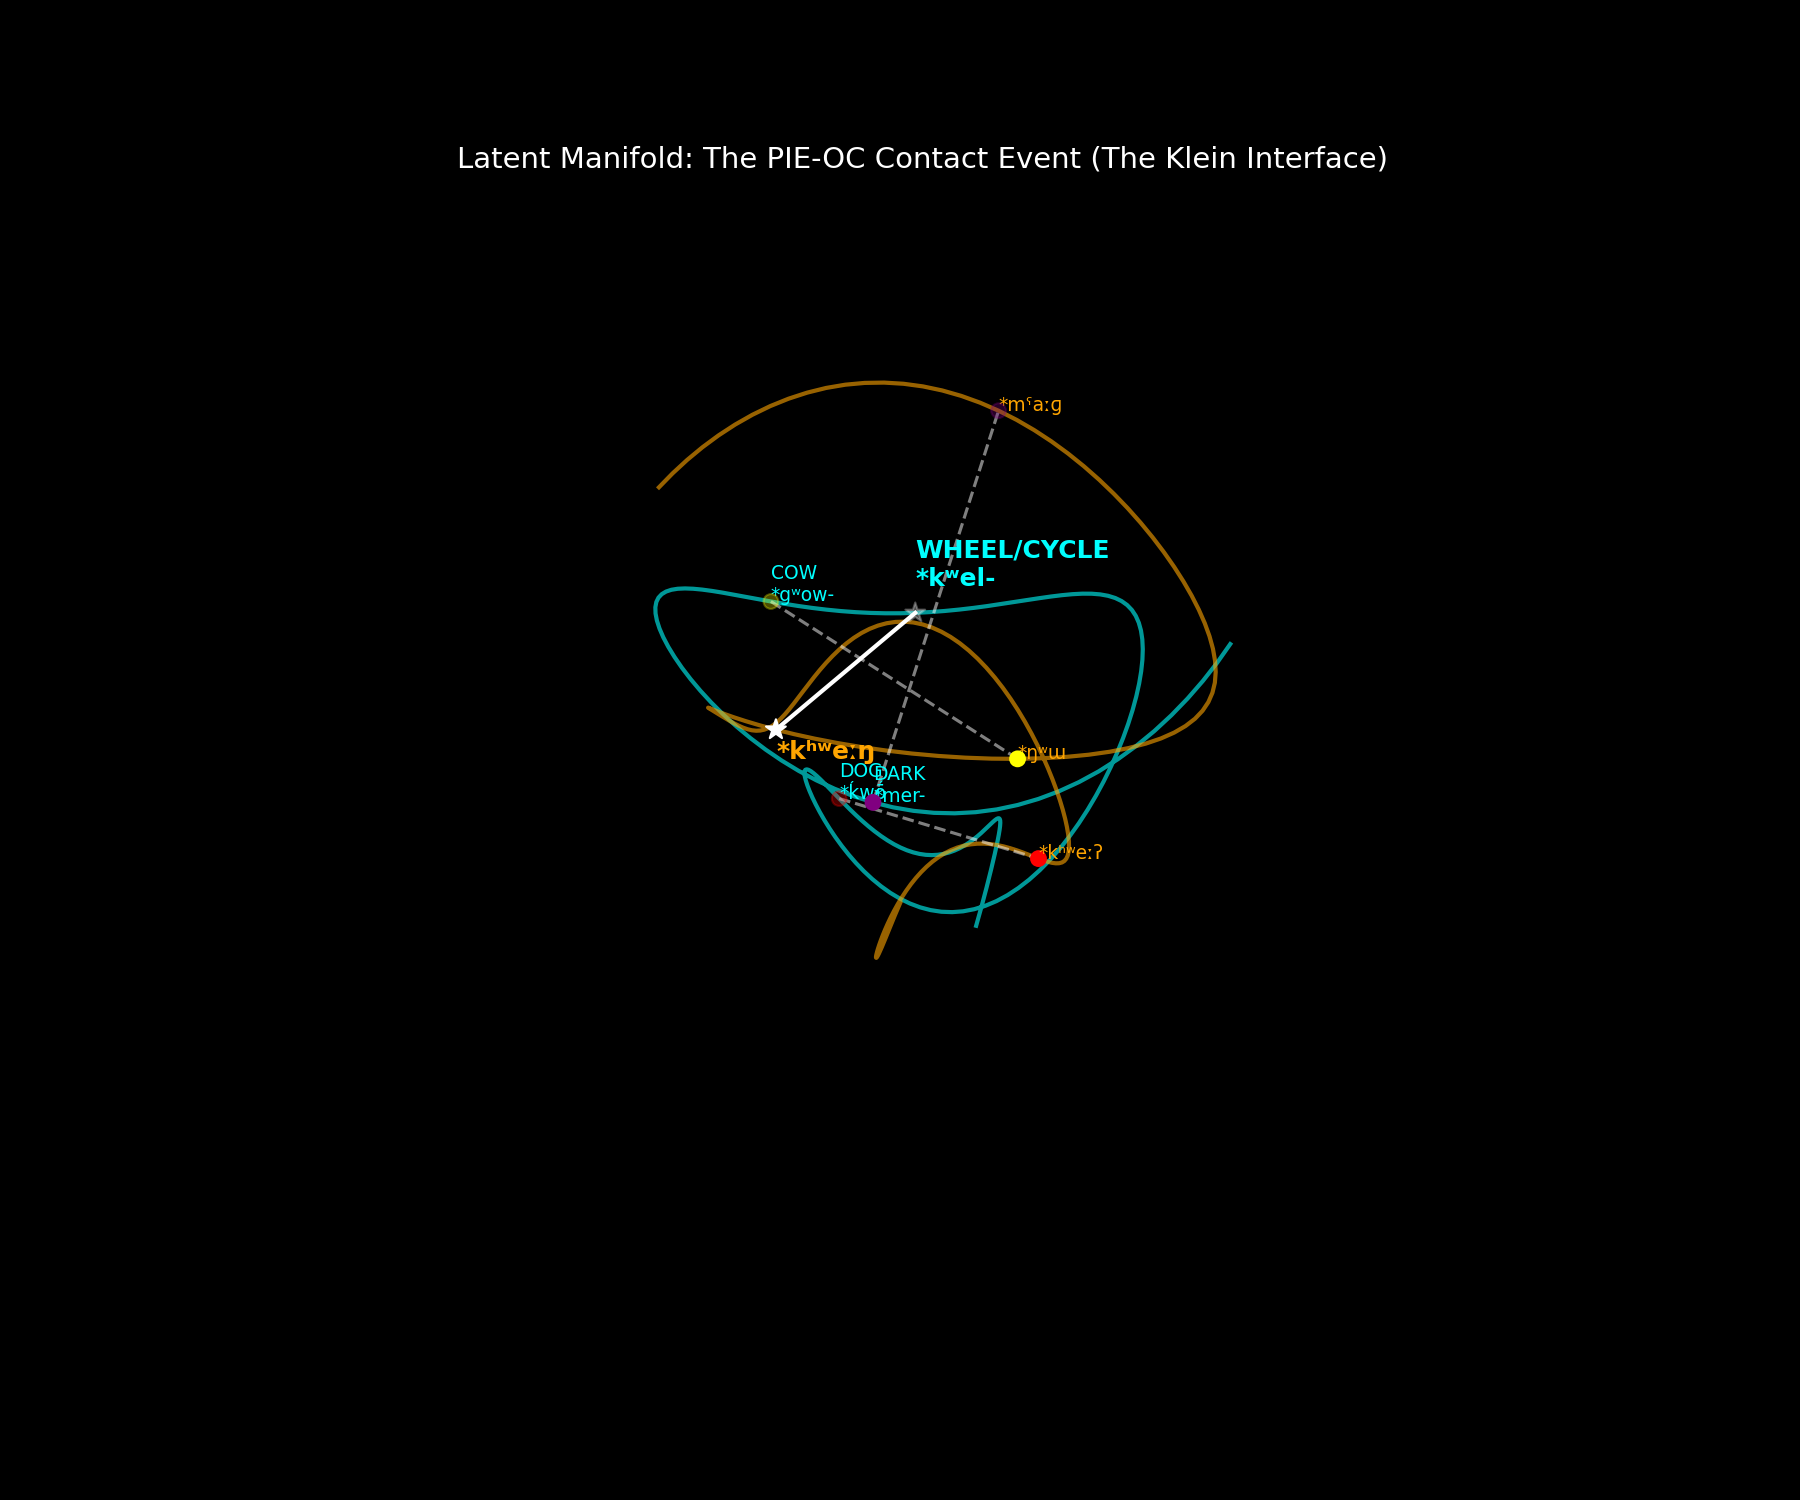

Write Python code to recreate this figure.
import matplotlib.pyplot as plt
import numpy as np
from mpl_toolkits.mplot3d import Axes3D

def generate_manifold_data():
    # 模拟潜在空间中的两条演化轨迹：一条来自西方草原 (PIE)，一条来自东方黄河 (OC)
    # 使用参数方程模拟 "双螺旋 + 克莱因瓶颈" 的拓扑结构
    
    t = np.linspace(0, 4 * np.pi, 200)
    
    # PIE 轨迹 (蓝色)：更加扩张，代表游牧的扩散性
    x_pie = (t + 2) * np.cos(t)
    y_pie = (t + 2) * np.sin(t)
    z_pie = t + np.sin(2 * t) * 2 # 增加一些震荡
    
    # OC 轨迹 (红色)：相对收敛，但受到 PIE 引力牵引
    # 关键：在特定相位 (t_contact) 与 PIE 发生 "接触"
    phase_shift = np.pi # 初始相位差
    
    # 在 t 接近接触点时，相位差缩小，模拟 "借词/同源" 的引力透镜效应
    contact_t = 2.5 * np.pi
    interaction = np.exp(-0.5 * (t - contact_t)**2) * 2.0 # 接触时的引力强度
    
    x_oc = (t + 2) * np.cos(t + phase_shift - interaction * 0.5) 
    y_oc = (t + 2) * np.sin(t + phase_shift - interaction * 0.5)
    z_oc = t - np.sin(2 * t) * 2 # 镜像震荡

    return t, x_pie, y_pie, z_pie, x_oc, y_oc, z_oc

def plot_manifold():
    t, xp, yp, zp, xo, yo, zo = generate_manifold_data()
    
    fig = plt.figure(figsize=(12, 10))
    ax = fig.add_subplot(111, projection='3d')
    
    # 绘制背景流形场 (淡淡的网格)
    # 这里只画轨迹
    
    # PIE 轨迹
    ax.plot(xp, yp, zp, c='cyan', alpha=0.6, linewidth=2, label='PIE (West / Steppe)')
    
    # OC 轨迹
    ax.plot(xo, yo, zo, c='orange', alpha=0.6, linewidth=2, label='Old Chinese (East / Yellow River)')
    
    # 关键锚点 (同源词/借词接触点)
    # 我们手动选取几个 "接近点" 来标注单词
    
    # 1. 狗 (Dog): *ḱwṓ vs *kʰʷeːʔ (早期接触)
    idx_dog = 50 
    ax.scatter([xp[idx_dog], xo[idx_dog]], [yp[idx_dog], yo[idx_dog]], [zp[idx_dog], zo[idx_dog]], c='red', s=50)
    ax.plot([xp[idx_dog], xo[idx_dog]], [yp[idx_dog], yo[idx_dog]], [zp[idx_dog], zo[idx_dog]], 'w--', alpha=0.5)
    ax.text(xp[idx_dog], yp[idx_dog], zp[idx_dog], "DOG\n*ḱwṓ", color='cyan', fontsize=9)
    ax.text(xo[idx_dog], yo[idx_dog], zo[idx_dog], "*kʰʷeːʔ", color='orange', fontsize=9)

    # 2. 轮/环 (Wheel/Ring): *kʷel- vs *kʰʷeːŋ (深度融合点 - 克莱因瓶颈)
    # 这是引力最大的地方
    idx_wheel = 135 # 对应 contact_t 附近
    ax.scatter([xp[idx_wheel], xo[idx_wheel]], [yp[idx_wheel], yo[idx_wheel]], [zp[idx_wheel], zo[idx_wheel]], c='white', s=100, marker='*')
    ax.plot([xp[idx_wheel], xo[idx_wheel]], [yp[idx_wheel], yo[idx_wheel]], [zp[idx_wheel], zo[idx_wheel]], 'w-', linewidth=2)
    ax.text(xp[idx_wheel], yp[idx_wheel], zp[idx_wheel]+1, "WHEEL/CYCLE\n*kʷel-", color='cyan', fontsize=12, weight='bold')
    ax.text(xo[idx_wheel], yo[idx_wheel], zo[idx_wheel]-1, "*kʰʷeːŋ", color='orange', fontsize=12, weight='bold')
    
    # 3. 牛 (Cow): *gʷow- vs *ŋʷɯ (伴随接触)
    idx_cow = 145
    ax.scatter([xp[idx_cow], xo[idx_cow]], [yp[idx_cow], yo[idx_cow]], [zp[idx_cow], zo[idx_cow]], c='yellow', s=50)
    ax.plot([xp[idx_cow], xo[idx_cow]], [yp[idx_cow], yo[idx_cow]], [zp[idx_cow], zo[idx_cow]], 'w--', alpha=0.5)
    ax.text(xp[idx_cow], yp[idx_cow], zp[idx_cow], "COW\n*gʷow-", color='cyan', fontsize=9)
    ax.text(xo[idx_cow], yo[idx_cow], zo[idx_cow], "*ŋʷɯ", color='orange', fontsize=9)
    
    # 4. 黑暗/莫 (Dark): *mer- vs *mˤaːɡ (后期共鸣)
    idx_dark = 180
    ax.scatter([xp[idx_dark], xo[idx_dark]], [yp[idx_dark], yo[idx_dark]], [zp[idx_dark], zo[idx_dark]], c='purple', s=50)
    ax.plot([xp[idx_dark], xo[idx_dark]], [yp[idx_dark], yo[idx_dark]], [zp[idx_dark], zo[idx_dark]], 'w--', alpha=0.5)
    ax.text(xp[idx_dark], yp[idx_dark], zp[idx_dark], "DARK\n*mer-", color='cyan', fontsize=9)
    ax.text(xo[idx_dark], yo[idx_dark], zo[idx_dark], "*mˤaːɡ", color='orange', fontsize=9)

    ax.set_facecolor('black')
    ax.grid(False)
    ax.set_axis_off()
    
    plt.title("Latent Manifold: The PIE-OC Contact Event (The Klein Interface)", color='white', fontsize=14)
    plt.savefig('script/pie_oc_manifold.png', facecolor='black', dpi=150)

plot_manifold()
